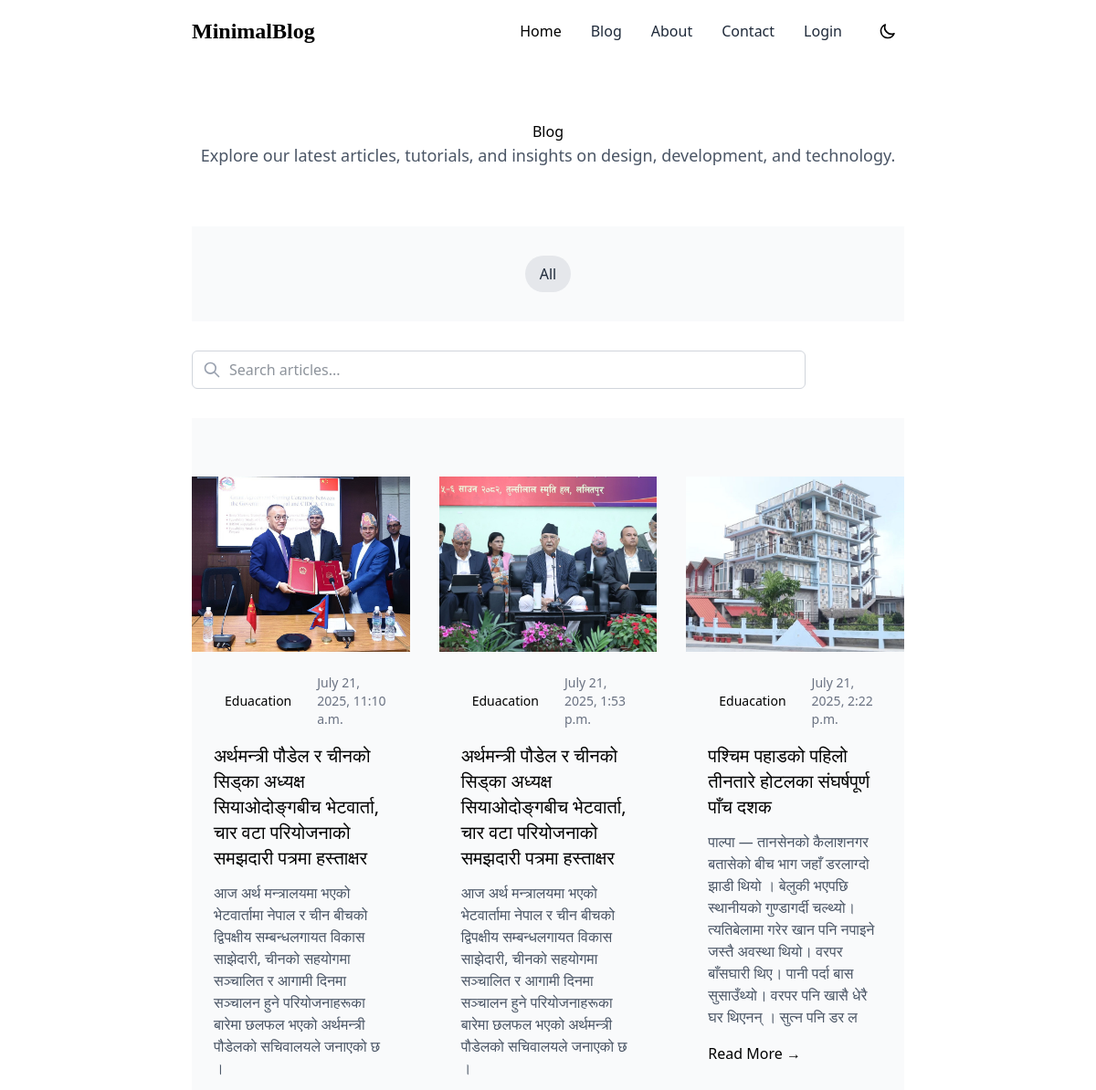
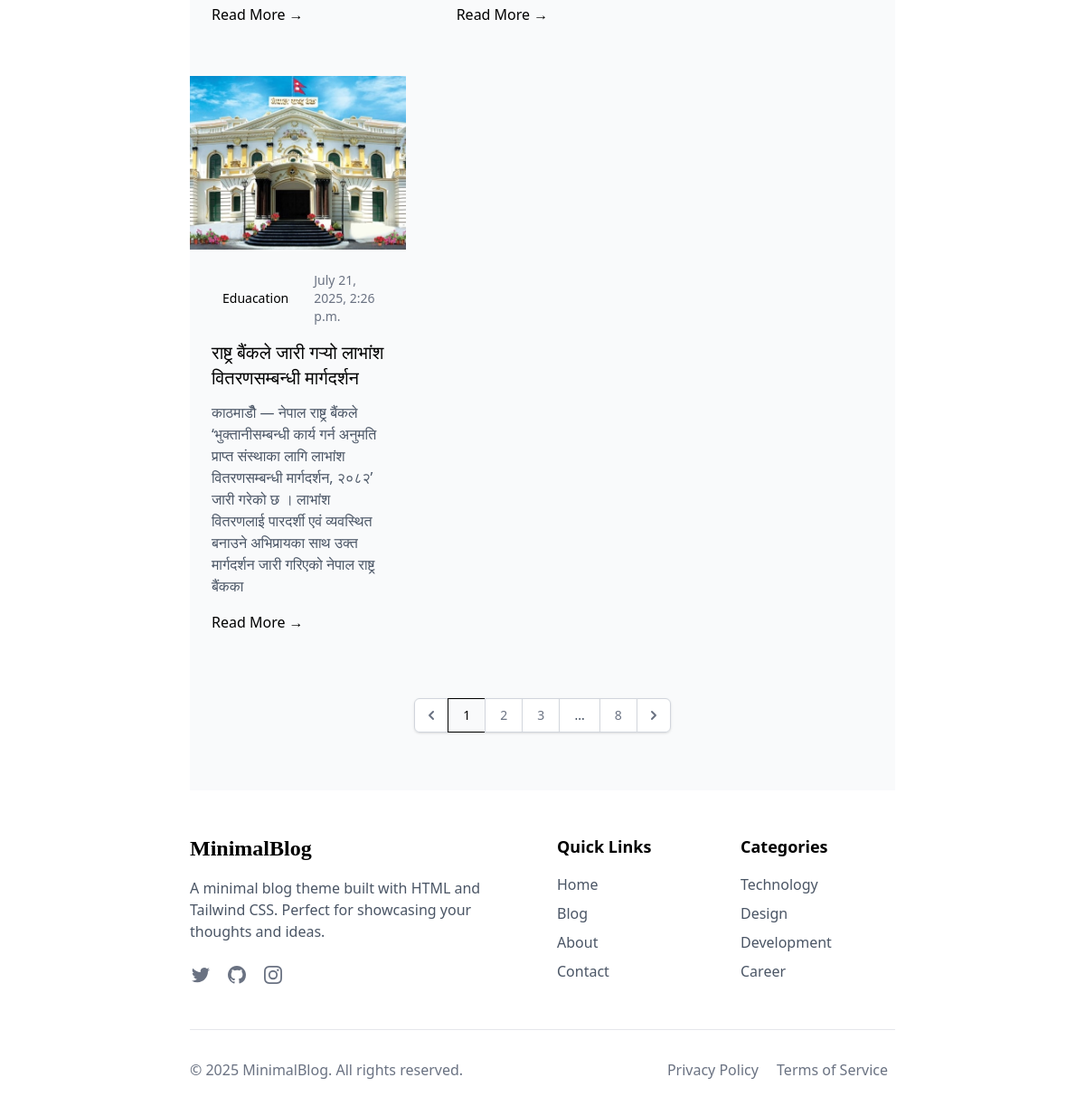
The page /singlecategory/1 on the database its author committed (2 pictures, top to bottom).
### blog/models.py (models this page shows, shortened)
class Blog(models.Model):
    title = models.CharField(max_length=255)
    small_content = models.CharField(max_length=255)
    slug = models.SlugField(max_length=255, unique=True, null=True, blank=True)
    home_page_show = models.BooleanField(default=False)
    featured_blog = models.BooleanField(default=False)
    img = models.ImageField(upload_to="blog/", null=True, blank=True)
    content = models.TextField()
    tag = models.ManyToManyField(Tag)
    category = models.ForeignKey(Category, on_delete=models.CASCADE)
    created_at = models.DateTimeField(auto_now_add=True)
    updated_at = models.DateTimeField(auto_now=True)

class Category(models.Model):
    title = models.CharField(max_length=255)
    slug = models.SlugField(max_length=255, unique=True, null=True, blank=True)
    img = models.ImageField(upload_to="category/", null=True, blank=True)

### blog/views.py (the view)
# urls.py: path("singlecategory/<int:id>", SingleCategory, name="Singlecategorypage"),
def SingleCategory(request, id):
    category = get_object_or_404(Category, id=id)
    blog = Blog.objects.filter(category=category)
    context = {
        "blog": blog
    }
    return render(request, "singlecategory.html", context)

### templates/singlecategory.html (shortened to what this page needs)
{% extends 'base/base.html' %}
{% block content %}
    <section class="bg-white dark:bg-gray-900 py-16">
      <div class="container mx-auto text-center">
        <h1>Blog</h1>
        <p class="text-lg text-gray-600 dark:text-gray-300 max-w-3xl mx-auto">
          Explore our latest articles, tutorials, and insights on design, development, and technology.
        </p>
      </div>
    </section>
    <section class="py-8 bg-gray-50 dark:bg-gray-800">
      <div class="container-custom">
        <div class="flex flex-wrap justify-center gap-4">
            <button class="px-4 py-2 rounded-full bg-gray-200 text-gray-800 dark:bg-gray-700 dark:text-gray-200 hover:bg-gray-300 dark:hover:bg-gray-600 transition-colors">All</button>
        </div>
      </div>
    </section>
    <section class="py-8 bg-white dark:bg-gray-900">
      <div class="container-custom max-w-2xl">
        <div class="relative">
          <input
            type="text"
            placeholder="Search articles..."
            class="w-full px-4 py-2 pl-10 rounded-md border border-gray-300 dark:border-gray-700 bg-white dark:bg-gray-800 text-gray-800 dark:text-gray-200 focus:outline-none focus:ring-2 focus:ring-primary-500"
          />
          <svg xmlns="http://www.w3.org/2000/svg" class="h-5 w-5 absolute left-3 top-1/2 transform -translate-y-1/2 text-gray-400" fill="none" viewBox="0 0 24 24" stroke="currentColor">
            <path stroke-linecap="round" stroke-linejoin="round" stroke-width="2" d="M21 21l-6-6m2-5a7 7 0 11-14 0 7 7 0 0114 0z" />
          </svg>
        </div>
      </div>
    </section>
    <section class="py-16 bg-gray-50 dark:bg-gray-800">
      <div class="container-custom">
        <div class="grid md:grid-cols-2 lg:grid-cols-3 gap-8">
        {% for posts in blog%}
          <article class="card animate-fade-in">
            <img
              src="{{ posts.img.url }}"
              alt="People collaborating"
              class="w-full h-48 object-cover"
            />
            <div class="p-6">
              <div class="flex items-center mb-4">
                <span class="text-sm font-medium bg-primary-100 text-primary-800 dark:bg-primary-900 dark:text-primary-200 px-3 py-1 rounded-full">{{ posts.category.title }}</span>
                <span class="ml-4 text-sm text-gray-500 dark:text-gray-400">{{ posts.created_at }}</span>
              </div>
              <h3 class="text-xl mb-3">{{ posts.title }}</h3>
              <p class="text-gray-600 dark:text-gray-300 mb-4">
                {{ posts.small_content }}
              </p>
              <a href="{% url 'singleblogpage' posts.id %}" class="text-primary-600 dark:text-primary-400 font-medium hover:text-primary-700 dark:hover:text-primary-300">Read More →</a>
            </div>
          </article>
        {% endfor %}
        </div>
        <div class="flex justify-center mt-12">
          <nav class="inline-flex rounded-md shadow-sm -space-x-px" aria-label="Pagination">
            <a href="#" class="relative inline-flex items-center px-2 py-2 rounded-l-md border border-gray-300 dark:border-gray-700 bg-white dark:bg-gray-800 text-sm font-medium text-gray-500 dark:text-gray-400 hover:bg-gray-50 dark:hover:bg-gray-700">
              <svg class="h-5 w-5" xmlns="http://www.w3.org/2000/svg" viewBox="0 0 20 20" fill="currentColor" aria-hidden="true">
                <path fill-rule="evenodd" d="M12.707 5.293a1 1 0 010 1.414L9.414 10l3.293 3.293a1 1 0 01-1.414 1.414l-4-4a1 1 0 010-1.414l4-4a1 1 0 011.414 0z" clip-rule="evenodd" />
              </svg>
            </a>
            <a href="#" aria-current="page" class="relative inline-flex items-center px-4 py-2 border border-primary-500 bg-primary-50 dark:bg-primary-900 text-sm font-medium text-primary-600 dark:text-primary-300">
              1
            </a>
            <a href="#" class="relative inline-flex items-center px-4 py-2 border border-gray-300 dark:border-gray-700 bg-white dark:bg-gray-800 text-sm font-medium text-gray-500 dark:text-gray-400 hover:bg-gray-50 dark:hover:bg-gray-700">
              2
            </a>
            <a href="#" class="relative inline-flex items-center px-4 py-2 border border-gray-300 dark:border-gray-700 bg-white dark:bg-gray-800 text-sm font-medium text-gray-500 dark:text-gray-400 hover:bg-gray-50 dark:hover:bg-gray-700">
              3
            </a>
            <span class="relative inline-flex items-center px-4 py-2 border border-gray-300 dark:border-gray-700 bg-white dark:bg-gray-800 text-sm font-medium text-gray-700 dark:text-gray-400">
              ...
            </span>
            <a href="#" class="relative inline-flex items-center px-4 py-2 border border-gray-300 dark:border-gray-700 bg-white dark:bg-gray-800 text-sm font-medium text-gray-500 dark:text-gray-400 hover:bg-gray-50 dark:hover:bg-gray-700">
              8
            </a>
            <a href="#" class="relative inline-flex items-center px-2 py-2 rounded-r-md border border-gray-300 dark:border-gray-700 bg-white dark:bg-gray-800 text-sm font-medium text-gray-500 dark:text-gray-400 hover:bg-gray-50 dark:hover:bg-gray-700">
              <svg class="h-5 w-5" xmlns="http://www.w3.org/2000/svg" viewBox="0 0 20 20" fill="currentColor" aria-hidden="true">
                <path fill-rule="evenodd" d="M7.293 14.707a1 1 0 010-1.414L10.586 10 7.293 6.707a1 1 0 011.414-1.414l4 4a1 1 0 010 1.414l-4 4a1 1 0 01-1.414 0z" clip-rule="evenodd" />
              </svg>
            </a>
          </nav>
        </div>
      </div>
    </section>
    {% endblock %}

### rows shown on the page
Blog: img (picture), category "Eduacation", created_at "July 21, 2025, 11:10 a.m.", title "अर्थमन्त्री पौडेल र चीनको सिड्का अध्यक्ष सियाओदोङ्गबीच भेटवार्ता, चार वटा परियोजनाको समझदारी पत्रमा हस्ताक्षर", small_content "आज अर्थ मन्त्रालयमा भएको भेटवार्तामा नेपाल र चीन बीचको द्विपक्षीय सम्बन्धलगायत विकास साझेदारी, चीनको सहयोगमा सञ्चालित र आगामी दिनमा सञ्चालन हुने परियोजनाहरूका बारेमा छलफल भएको अर्थमन्त्री पौडेलको सचिवालयले जनाएको छ ।"
Blog: img (picture), category "Eduacation", created_at "July 21, 2025, 1:53 p.m.", title "अर्थमन्त्री पौडेल र चीनको सिड्का अध्यक्ष सियाओदोङ्गबीच भेटवार्ता, चार वटा परियोजनाको समझदारी पत्रमा हस्ताक्षर", small_content "आज अर्थ मन्त्रालयमा भएको भेटवार्तामा नेपाल र चीन बीचको द्विपक्षीय सम्बन्धलगायत विकास साझेदारी, चीनको सहयोगमा सञ्चालित र आगामी दिनमा सञ्चालन हुने परियोजनाहरूका बारेमा छलफल भएको अर्थमन्त्री पौडेलको सचिवालयले जनाएको छ ।"
Blog: img (picture), category "Eduacation", created_at "July 21, 2025, 2:22 p.m.", title "पश्चिम पहाडको पहिलो तीनतारे होटलका संघर्षपूर्ण पाँच दशक", small_content "पाल्पा — तानसेनको कैलाशनगर बतासेको बीच भाग जहाँ डरलाग्दो झाडी थियो । बेलुकी भएपछि स्थानीयको गुण्डागर्दी चल्थ्यो। त्यतिबेलामा गरेर खान पनि नपाइने जस्तै अवस्था थियो। वरपर बाँसघारी थिए। पानी पर्दा बास सुसाउँथ्यो। वरपर पनि खासै धेरै घर थिएनन् । सुत्न पनि डर ल"
Blog: img (picture), category "Eduacation", created_at "July 21, 2025, 2:26 p.m.", title "राष्ट्र बैंकले जारी गर्‍यो लाभांश वितरणसम्बन्धी मार्गदर्शन", small_content "काठमाडौँ — नेपाल राष्ट्र बैंकले ‘भुक्तानीसम्बन्धी कार्य गर्न अनुमति प्राप्त संस्थाका लागि लाभांश वितरणसम्बन्धी मार्गदर्शन, २०८२’ जारी गरेको छ । लाभांश वितरणलाई पारदर्शी एवं व्यवस्थित बनाउने अभिप्रायका साथ उक्त मार्गदर्शन जारी गरिएको नेपाल राष्ट्र बैंकका"
